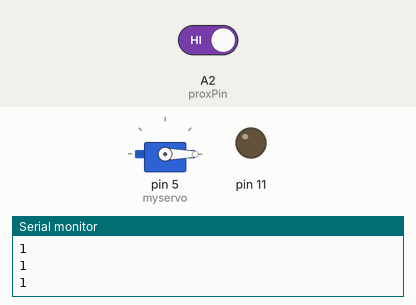
This sketch was run on a simulated Arduino Uno, built with avr-gcc and run on an emulated ATmega328P. Shown: servo, output pins drawn as LEDs (lit = HIGH), the last lines printed to the serial monitor. Inputs (shaded band) come from the test bench; at power-on: A2 (proxPin) HIGH.

Above: at 1.2 s.
1.3 s: A2 (proxPin) driven LOW
At 2.26 s:
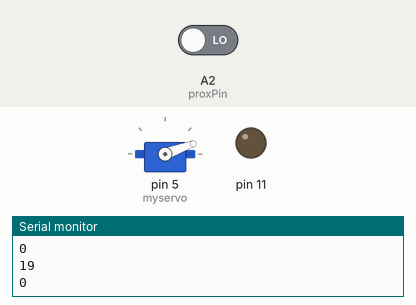
4.3 s: A2 (proxPin) driven HIGH
At 4.3 s:
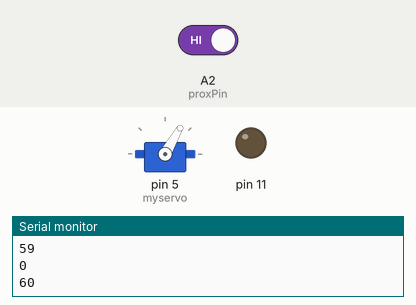
5.8 s: A2 (proxPin) driven LOW
At 6.78 s:
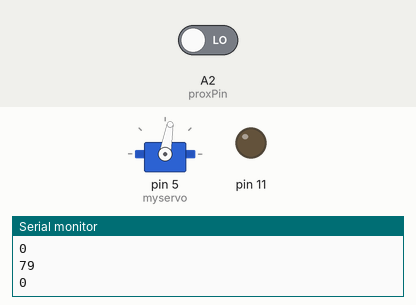
Timing chart, 0 to 20.8 s (numbered marks = the images above; inputs shaded):
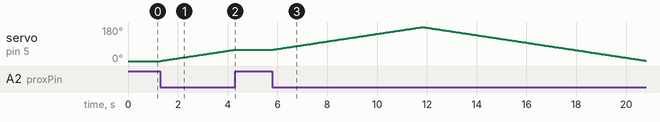

Measured:
- after the input at 1.3 s, servo on pin 5 (myservo): moves from 0° to 60° over 3.0 s, starting at once
- after the input at 4.3 s, servo on pin 5 (myservo): stays 60° (without the input it goes to 61° after 0.02 s)
- after the input at 5.8 s, servo on pin 5 (myservo): rises from 60° to 180° in 6.0 s, then falls to 2° in 9.0 s

The sketch:

q04.ino
```cpp
#include <Servo.h>

Servo myservo;  // create servo object to control a servo
// twelve servo objects can be created on most boards

int pos = 0;    // variable to store the servo position
int dir = 1;
int prox = 0;
int proxPin = A2;

void setup() {
  // put your setup code here, to run once:
  pinMode(proxPin, INPUT);
  pinMode(11, OUTPUT);
  myservo.attach(5);
  myservo.write(0);
  Serial.begin(9600);
}

void loop() {
  // put your main code here, to run repeatedly:
  prox = digitalRead(proxPin);
  Serial.println(prox);
  if (prox == 0){
    if(pos==180){
      dir = -1;
    }
    else if(pos==0){
      dir = 1;
    }

    pos = pos + dir;
    myservo.write(pos);
    Serial.println(pos);
  }
  delay(50);
}
```
